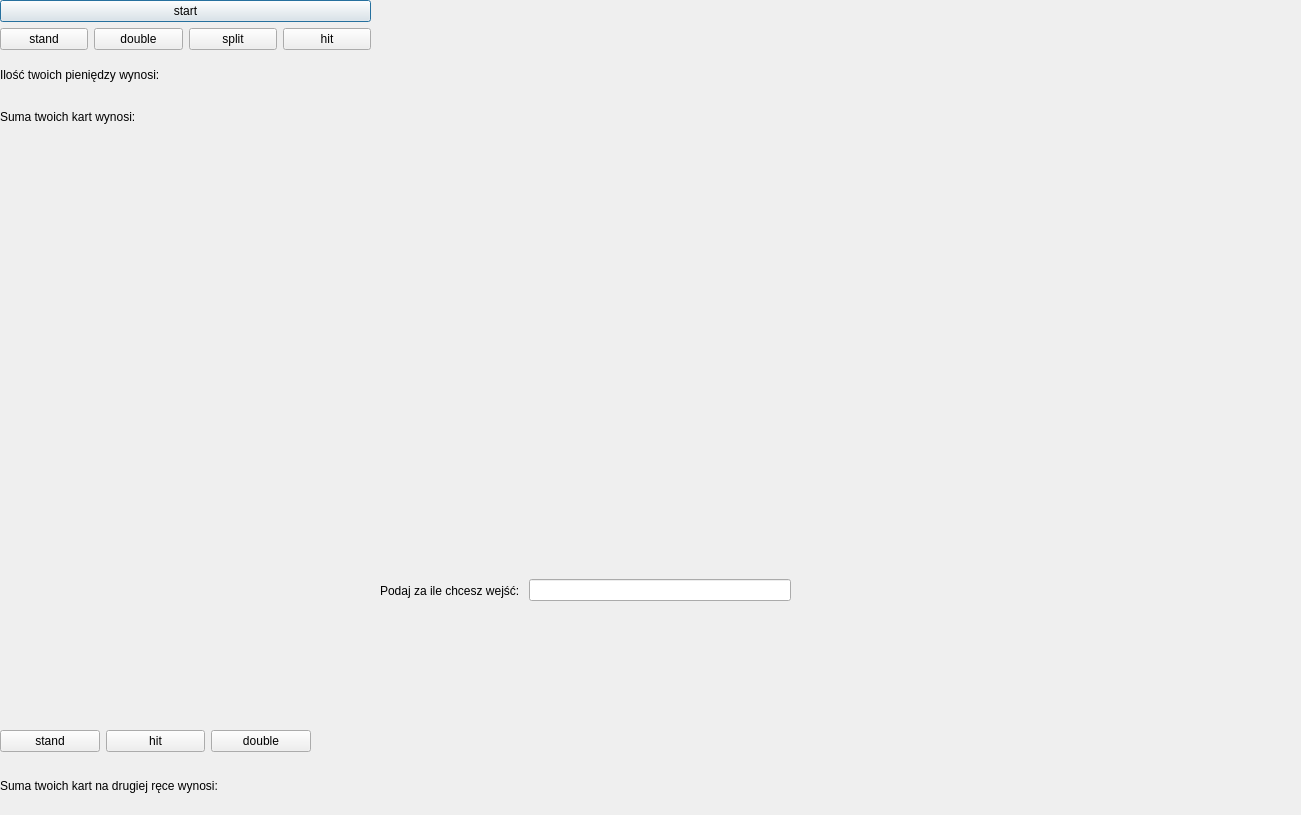
<?xml version="1.0" encoding="UTF-8"?>
<ui version="4.0">
 <class>Game</class>
 <widget class="QDialog" name="Game">
  <property name="geometry">
   <rect>
    <x>0</x>
    <y>0</y>
    <width>1301</width>
    <height>815</height>
   </rect>
  </property>
  <property name="windowTitle">
   <string>Gra</string>
  </property>
  <widget class="QWidget" name="horizontalLayoutWidget">
   <property name="geometry">
    <rect>
     <x>0</x>
     <y>150</y>
     <width>921</width>
     <height>121</height>
    </rect>
   </property>
   <layout class="QHBoxLayout" name="playerCards">
    <item>
     <widget class="QLabel" name="pcard1">
      <property name="text">
       <string/>
      </property>
     </widget>
    </item>
    <item>
     <widget class="QLabel" name="pcard2">
      <property name="text">
       <string/>
      </property>
     </widget>
    </item>
    <item>
     <widget class="QLabel" name="pcard3">
      <property name="text">
       <string/>
      </property>
     </widget>
    </item>
    <item>
     <widget class="QLabel" name="pcard4">
      <property name="text">
       <string/>
      </property>
     </widget>
    </item>
    <item>
     <widget class="QLabel" name="pcard5">
      <property name="text">
       <string/>
      </property>
     </widget>
    </item>
    <item>
     <widget class="QLabel" name="pcard6">
      <property name="text">
       <string/>
      </property>
     </widget>
    </item>
    <item>
     <widget class="QLabel" name="pcard7">
      <property name="text">
       <string/>
      </property>
     </widget>
    </item>
    <item>
     <widget class="QLabel" name="pcard8">
      <property name="text">
       <string/>
      </property>
     </widget>
    </item>
    <item>
     <widget class="QLabel" name="pcard9">
      <property name="text">
       <string/>
      </property>
     </widget>
    </item>
    <item>
     <widget class="QLabel" name="pcard10">
      <property name="text">
       <string/>
      </property>
     </widget>
    </item>
    <item>
     <widget class="QLabel" name="pcard11">
      <property name="text">
       <string/>
      </property>
     </widget>
    </item>
   </layout>
  </widget>
  <widget class="QWidget" name="horizontalLayoutWidget_2">
   <property name="geometry">
    <rect>
     <x>0</x>
     <y>610</y>
     <width>921</width>
     <height>121</height>
    </rect>
   </property>
   <layout class="QHBoxLayout" name="splitCards">
    <item>
     <widget class="QLabel" name="splitcard1">
      <property name="text">
       <string/>
      </property>
     </widget>
    </item>
    <item>
     <widget class="QLabel" name="splitcard2">
      <property name="text">
       <string/>
      </property>
     </widget>
    </item>
    <item>
     <widget class="QLabel" name="splitcard3">
      <property name="text">
       <string/>
      </property>
     </widget>
    </item>
    <item>
     <widget class="QLabel" name="splitcard4">
      <property name="text">
       <string/>
      </property>
     </widget>
    </item>
    <item>
     <widget class="QLabel" name="splitcard5">
      <property name="text">
       <string/>
      </property>
     </widget>
    </item>
    <item>
     <widget class="QLabel" name="splitcard6">
      <property name="text">
       <string/>
      </property>
     </widget>
    </item>
    <item>
     <widget class="QLabel" name="splitcard7">
      <property name="text">
       <string/>
      </property>
     </widget>
    </item>
    <item>
     <widget class="QLabel" name="splitcard8">
      <property name="text">
       <string/>
      </property>
     </widget>
    </item>
    <item>
     <widget class="QLabel" name="splitcard9">
      <property name="text">
       <string/>
      </property>
     </widget>
    </item>
    <item>
     <widget class="QLabel" name="splitcard10">
      <property name="text">
       <string/>
      </property>
     </widget>
    </item>
    <item>
     <widget class="QLabel" name="splitcard11">
      <property name="text">
       <string/>
      </property>
     </widget>
    </item>
    <item>
     <widget class="QLabel" name="splitcard12">
      <property name="text">
       <string/>
      </property>
     </widget>
    </item>
   </layout>
  </widget>
  <widget class="QWidget" name="verticalLayoutWidget">
   <property name="geometry">
    <rect>
     <x>0</x>
     <y>0</y>
     <width>371</width>
     <height>135</height>
    </rect>
   </property>
   <layout class="QVBoxLayout" name="verticalLayout">
    <item>
     <widget class="QPushButton" name="start">
      <property name="text">
       <string>start</string>
      </property>
     </widget>
    </item>
    <item>
     <layout class="QHBoxLayout" name="horizontalLayout">
      <item>
       <widget class="QPushButton" name="stand">
        <property name="text">
         <string>stand</string>
        </property>
       </widget>
      </item>
      <item>
       <widget class="QPushButton" name="double_2">
        <property name="text">
         <string>double</string>
        </property>
       </widget>
      </item>
      <item>
       <widget class="QPushButton" name="split">
        <property name="text">
         <string>split</string>
        </property>
       </widget>
      </item>
      <item>
       <widget class="QPushButton" name="addCard">
        <property name="text">
         <string>hit</string>
        </property>
       </widget>
      </item>
     </layout>
    </item>
    <item>
     <layout class="QHBoxLayout" name="horizontalLayout_3">
      <item>
       <widget class="QLabel" name="label_2">
        <property name="text">
         <string>Ilość twoich pieniędzy wynosi:</string>
        </property>
       </widget>
      </item>
      <item>
       <widget class="QLabel" name="money">
        <property name="text">
         <string/>
        </property>
       </widget>
      </item>
     </layout>
    </item>
    <item>
     <layout class="QHBoxLayout" name="horizontalLayout_2">
      <item>
       <widget class="QLabel" name="label">
        <property name="text">
         <string>Suma twoich kart wynosi: </string>
        </property>
       </widget>
      </item>
      <item>
       <widget class="QLabel" name="cardsum">
        <property name="text">
         <string/>
        </property>
       </widget>
      </item>
     </layout>
    </item>
   </layout>
  </widget>
  <widget class="QWidget" name="horizontalLayoutWidget_6">
   <property name="geometry">
    <rect>
     <x>380</x>
     <y>570</y>
     <width>411</width>
     <height>41</height>
    </rect>
   </property>
   <layout class="QHBoxLayout" name="addCash">
    <item>
     <widget class="QLabel" name="label_3">
      <property name="text">
       <string>Podaj za ile chcesz wejść: </string>
      </property>
     </widget>
    </item>
    <item>
     <widget class="QLineEdit" name="upMoney"/>
    </item>
   </layout>
  </widget>
  <widget class="QWidget" name="verticalLayoutWidget_2">
   <property name="geometry">
    <rect>
     <x>0</x>
     <y>730</y>
     <width>311</width>
     <height>84</height>
    </rect>
   </property>
   <layout class="QVBoxLayout" name="verticalLayout_2">
    <item>
     <layout class="QHBoxLayout" name="horizontalLayout_4">
      <item>
       <widget class="QPushButton" name="standsplit">
        <property name="text">
         <string>stand</string>
        </property>
       </widget>
      </item>
      <item>
       <widget class="QPushButton" name="hitsplit">
        <property name="text">
         <string>hit</string>
        </property>
       </widget>
      </item>
      <item>
       <widget class="QPushButton" name="doublesplit">
        <property name="text">
         <string>double</string>
        </property>
       </widget>
      </item>
     </layout>
    </item>
    <item>
     <layout class="QHBoxLayout" name="horizontalLayout_5">
      <item>
       <widget class="QLabel" name="label_4">
        <property name="text">
         <string>Suma twoich kart na drugiej ręce wynosi: </string>
        </property>
       </widget>
      </item>
      <item>
       <widget class="QLabel" name="cardsplitsum">
        <property name="text">
         <string/>
        </property>
       </widget>
      </item>
     </layout>
    </item>
   </layout>
  </widget>
  <widget class="QWidget" name="horizontalLayoutWidget_5">
   <property name="geometry">
    <rect>
     <x>380</x>
     <y>0</y>
     <width>921</width>
     <height>121</height>
    </rect>
   </property>
   <layout class="QHBoxLayout" name="horizontalLayout_6">
    <item>
     <widget class="QLabel" name="ccard10">
      <property name="text">
       <string/>
      </property>
     </widget>
    </item>
    <item>
     <widget class="QLabel" name="ccard9">
      <property name="text">
       <string/>
      </property>
     </widget>
    </item>
    <item>
     <widget class="QLabel" name="ccard8">
      <property name="text">
       <string/>
      </property>
     </widget>
    </item>
    <item>
     <widget class="QLabel" name="ccard7">
      <property name="text">
       <string/>
      </property>
     </widget>
    </item>
    <item>
     <widget class="QLabel" name="ccard6">
      <property name="text">
       <string/>
      </property>
     </widget>
    </item>
    <item>
     <widget class="QLabel" name="ccard5">
      <property name="text">
       <string/>
      </property>
     </widget>
    </item>
    <item>
     <widget class="QLabel" name="ccard4">
      <property name="text">
       <string/>
      </property>
     </widget>
    </item>
    <item>
     <widget class="QLabel" name="ccard3">
      <property name="text">
       <string/>
      </property>
     </widget>
    </item>
    <item>
     <widget class="QLabel" name="ccard2">
      <property name="text">
       <string/>
      </property>
     </widget>
    </item>
    <item>
     <widget class="QLabel" name="ccard1">
      <property name="text">
       <string/>
      </property>
     </widget>
    </item>
   </layout>
  </widget>
 </widget>
 <resources/>
 <connections/>
</ui>
